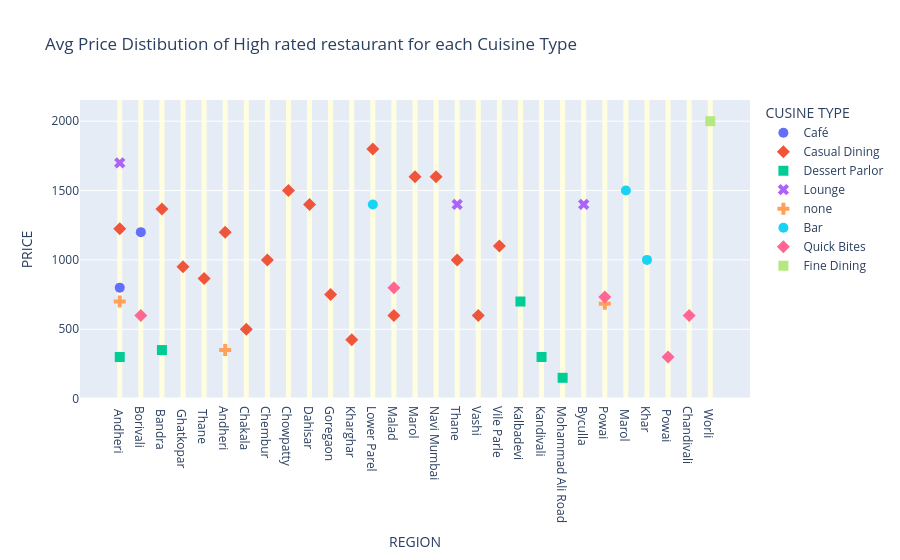

The code cell stored with this chart in its notebook:
### Code cell
fig = px.scatter(avg_price_highest_rated_df, x="REGION", y="PRICE", color="CUSINE TYPE", symbol="CUSINE TYPE",
                    title=' Avg Price Distibution of High rated restaurant for each Cuisine Type')
fig.update_xaxes(showgrid=True, gridwidth=5, gridcolor='lightyellow')
fig.update_traces(marker_size=10)
fig.show()

### Figure 1 — Plotly figure (JSON) as saved in the notebook; plotly's stock layout.template omitted (floating-point values rounded to 4 significant figures)
{"data": [{"hovertemplate": "CUSINE TYPE=Café<br>REGION=%{x}<br>PRICE=%{y}<extra></extra>", "legendgroup": "Café", "marker": {"color": "#636efa", "size": 10, "symbol": "circle"}, "mode": "markers", "name": "Café", "orientation": "v", "showlegend": true, "type": "scatter", "x": [" Andheri", "Borivali"], "xaxis": "x", "y": [800.0, 1200.0], "yaxis": "y"}, {"hovertemplate": "CUSINE TYPE=Casual Dining<br>REGION=%{x}<br>PRICE=%{y}<extra></extra>", "legendgroup": "Casual Dining", "marker": {"color": "#EF553B", "size": 10, "symbol": "diamond"}, "mode": "markers", "name": "Casual Dining", "orientation": "v", "showlegend": true, "type": "scatter", "x": [" Andheri", " Bandra", " Ghatkopar", " Thane", "Andheri", "Chakala", "Chembur", "Chowpatty", "Dahisar", "Goregaon", "Kharghar", "Lower Parel", "Malad", "Marol", "Navi Mumbai", "Thane", "Vashi", "Vile Parle"], "xaxis": "x", "y": [1225.0, 1367.0, 950.0, 866.7, 1200.0, 500.0, 1000.0, 1500.0, 1400.0, 750.0, 425.0, 1800.0, 600.0, 1600.0, 1600.0, 1000.0, 600.0, 1100.0], "yaxis": "y"}, {"hovertemplate": "CUSINE TYPE=Dessert Parlor<br>REGION=%{x}<br>PRICE=%{y}<extra></extra>", "legendgroup": "Dessert Parlor", "marker": {"color": "#00cc96", "size": 10, "symbol": "square"}, "mode": "markers", "name": "Dessert Parlor", "orientation": "v", "showlegend": true, "type": "scatter", "x": [" Andheri", " Bandra", "Kalbadevi", "Kandivali", "Mohammad Ali Road"], "xaxis": "x", "y": [300.0, 350.0, 700.0, 300.0, 150.0], "yaxis": "y"}, {"hovertemplate": "CUSINE TYPE=Lounge<br>REGION=%{x}<br>PRICE=%{y}<extra></extra>", "legendgroup": "Lounge", "marker": {"color": "#ab63fa", "size": 10, "symbol": "x"}, "mode": "markers", "name": "Lounge", "orientation": "v", "showlegend": true, "type": "scatter", "x": [" Andheri", "Byculla", "Thane"], "xaxis": "x", "y": [1700.0, 1400.0, 1400.0], "yaxis": "y"}, {"hovertemplate": "CUSINE TYPE=none<br>REGION=%{x}<br>PRICE=%{y}<extra></extra>", "legendgroup": "none", "marker": {"color": "#FFA15A", "size": 10, "symbol": "cross"}, "mode": "markers", "name": "none", "orientation": "v", "showlegend": true, "type": "scatter", "x": [" Andheri", "Andheri", "Powai"], "xaxis": "x", "y": [700.0, 350.0, 683.3], "yaxis": "y"}, {"hovertemplate": "CUSINE TYPE=Bar<br>REGION=%{x}<br>PRICE=%{y}<extra></extra>", "legendgroup": "Bar", "marker": {"color": "#19d3f3", "size": 10, "symbol": "circle"}, "mode": "markers", "name": "Bar", "orientation": "v", "showlegend": true, "type": "scatter", "x": [" Marol", "Khar", "Lower Parel"], "xaxis": "x", "y": [1500.0, 1000.0, 1400.0], "yaxis": "y"}, {"hovertemplate": "CUSINE TYPE=Quick Bites<br>REGION=%{x}<br>PRICE=%{y}<extra></extra>", "legendgroup": "Quick Bites", "marker": {"color": "#FF6692", "size": 10, "symbol": "diamond"}, "mode": "markers", "name": "Quick Bites", "orientation": "v", "showlegend": true, "type": "scatter", "x": [" Powai", "Borivali", "Chandivali", "Malad", "Powai"], "xaxis": "x", "y": [300.0, 600.0, 600.0, 800.0, 733.3], "yaxis": "y"}, {"hovertemplate": "CUSINE TYPE=Fine Dining<br>REGION=%{x}<br>PRICE=%{y}<extra></extra>", "legendgroup": "Fine Dining", "marker": {"color": "#B6E880", "size": 10, "symbol": "square"}, "mode": "markers", "name": "Fine Dining", "orientation": "v", "showlegend": true, "type": "scatter", "x": [" Worli"], "xaxis": "x", "y": [2000.0], "yaxis": "y"}], "layout": {"legend": {"title": {"text": "CUSINE TYPE"}, "tracegroupgap": 0}, "title": {"text": " Avg Price Distibution of High rated restaurant for each Cuisine Type"}, "xaxis": {"anchor": "y", "domain": [0, 1], "gridcolor": "lightyellow", "gridwidth": 5, "showgrid": true, "title": {"text": "REGION"}}, "yaxis": {"anchor": "x", "domain": [0, 1], "title": {"text": "PRICE"}}}}
